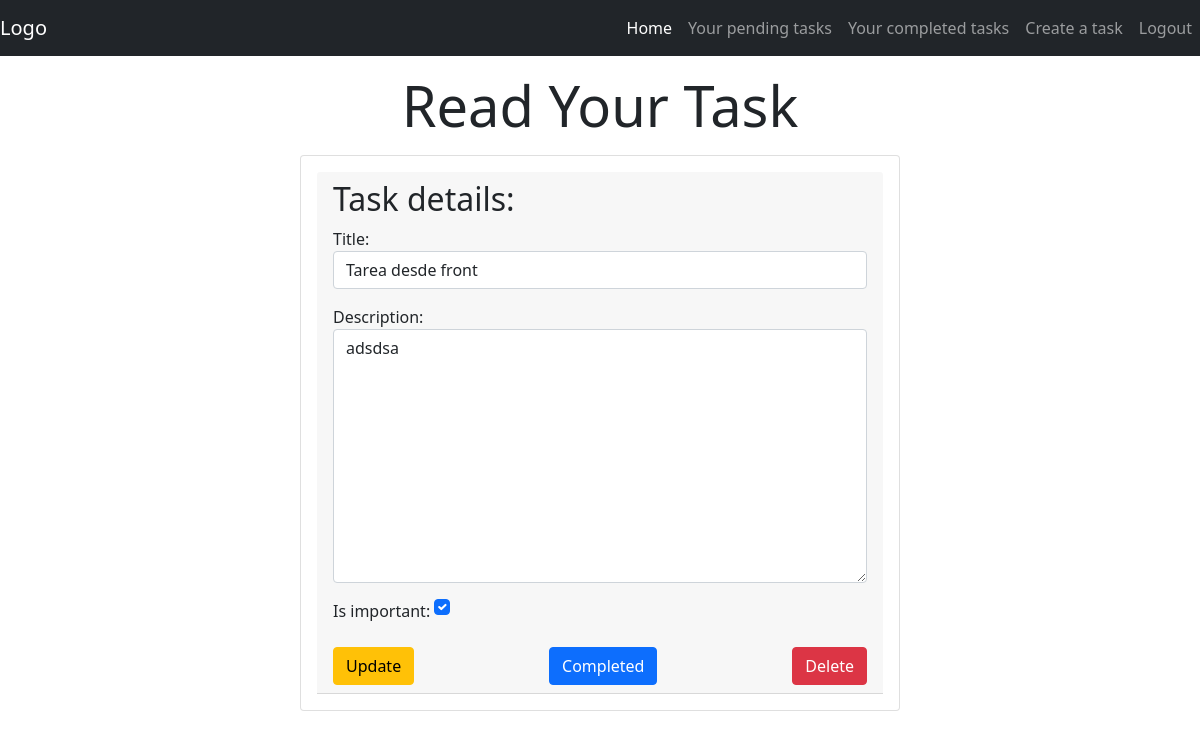
The app's page /tasks/2/ (signed in), older data.
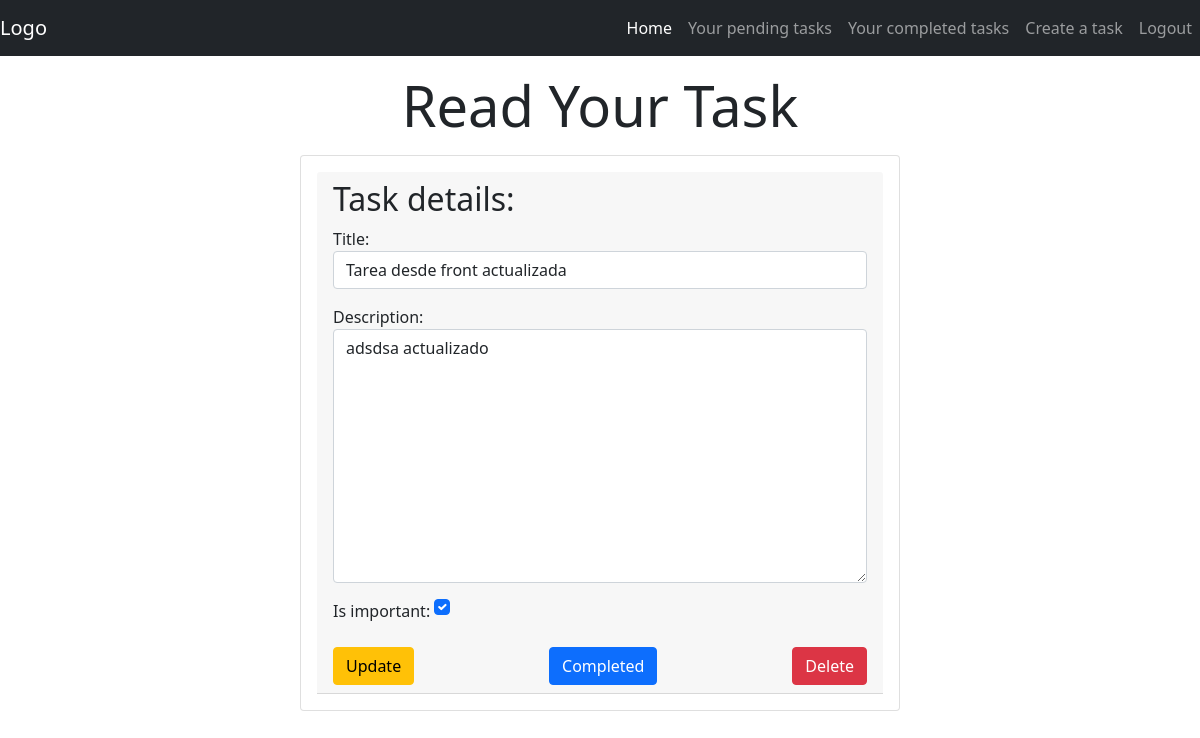
The same page, newer data.
### tasks/models.py (models this page shows, shortened)
class Task(models.Model):
    title = models.CharField(max_length=100)
    description = models.TextField(blank=True)
    date_created = models.DateTimeField(auto_now_add=True)
    date_completed= models.DateTimeField(null=True, blank=True)
    is_important = models.BooleanField(default=False)
    user = models.ForeignKey(User, on_delete=models.CASCADE)#on delete para que si se elimina el usuario, se elimina la tarea tambien

### tasks/views.py (the view, shortened to what this page needs)
# urls.py: path('tasks/<int:task_id>/',views.read_task,name='readtask'),
@login_required
def read_task(request,task_id):
    if request.method == 'GET':
        task=get_object_or_404(Task,pk=task_id, user=request.user)# solicito el modelo Task y busca el dato donde el pk sea igual a task_id Y si no esta tira error 404
        form = CreateTaskForm(instance=task)
        return render (request,'readtask.html',{
            'task':task,
            'form':form
        })

### tasks/forms.py
class CreateTaskForm(forms.ModelForm):
    class Meta:
        model = Task
        fields=['title','description','is_important']
        widgets = {
            'title': forms.TextInput(attrs={'class':'form-control mb-3'}),
            'description': forms.Textarea(attrs={'class':'form-control mb-3', 'placeholder':'Describe the details of your task.'}),
            'is_important': forms.CheckboxInput(attrs={'class':'form-check-input m-auto mb-3'}),
        }

### tasks/templates/readtask.html (shortened to what this page needs)
    {% extends 'base.html' %}
    {% block content %}
                <h1 class="display-4 text-center mt-3 mb-3">Read Your Task</h1>
<main class="card mx-auto" style="width:50%;">
    <div class="card-body">
                <div class="card-header">
                <h2>Task details:</h2>
                    <form  method="POST">
                    {{form.as_p}}
                    <div class="d-flex justify-content-between">
                    <button class="btn btn-warning">Update</button>
                    </form>
                    <form action="{% url 'task_completed' task.id %}" method="POST">
                    <button class="btn btn-primary">Completed</button>
                    </form>
                    <form action="{% url 'delete_task' task.id %}" method="POST">
                    <button class="btn btn-danger">Delete</button>
                    </form>
                </div>
        </div>
</main>
    {% endblock %}

Row changes from the older to the newer data that the page shows:
changed Task: title "Tarea desde front" → "Tarea desde front actualizada"; description "adsdsa" → "adsdsa actualizado"
